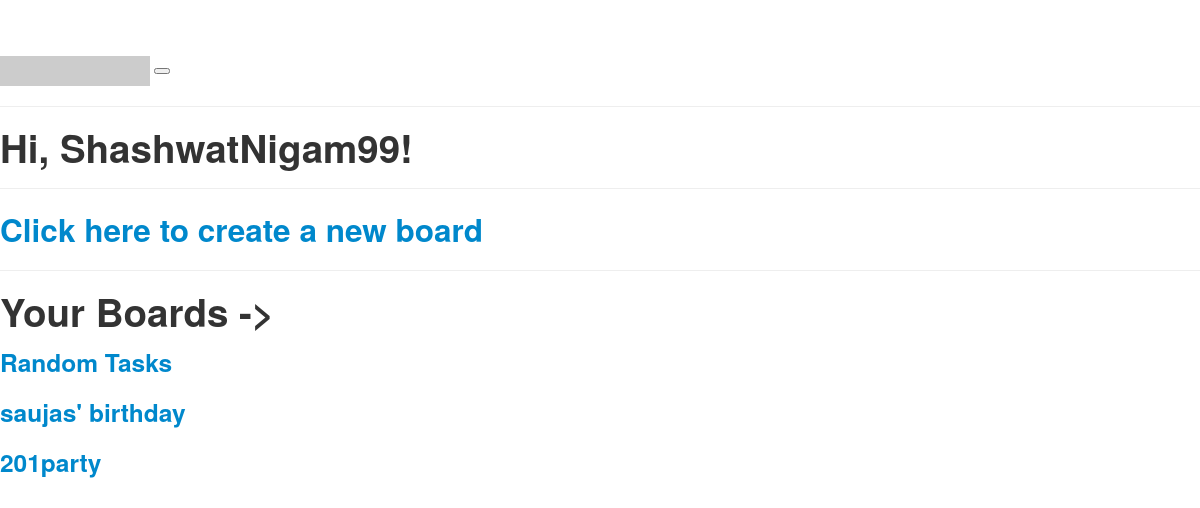
The app's page /index (signed in) with its own data.
### app/models.py (models this page shows, shortened)
class User(UserMixin, db.Model):
    id = db.Column(db.Integer, primary_key=True)
    name = db.Column(db.String(64), nullable=False)
    username = db.Column(db.String(64), index=True,
                         unique=True, nullable=False)
    password_hash = db.Column(db.String(128), nullable=False)
    email = db.Column(db.String(150), index=True, unique=True, nullable=False)
    about_me = db.Column(db.String(150))
    last_seen = db.Column(db.DateTime, default=datetime.utcnow)

class Board(db.Model):
    id = db.Column(db.Integer, primary_key=True)
    name = db.Column(db.String(50), nullable=False)
    lists = db.relationship('List', backref='board', lazy='dynamic')
    users = db.relationship('User', secondary=user_boards, backref='boards')

### app/routes.py (the view)
@app.route('/')
@app.route('/index')
@login_required
def index():
    return render_template('index.html', title='Home Page')

### app/models.py (called while the page is built)
@login.user_loader
def load_user(id):
    return User.query.get(int(id))

### app/routes.py (called while the page is built)
@app.before_request
def before_request():
    if current_user.is_authenticated:
        current_user.last_seen = datetime.utcnow()
        db.session.commit()

### app/templates/index.html
{% extends "base.html" %}
{% block content %}
  <h1>Hi, {{ current_user.username }}!</h1>
  <hr>
  <h2><a href="{{url_for('newboard')}}">Click here to create a new board</a></h2>
  <hr>
  <h1>Your Boards -></h1>
  {% for board in current_user.boards %}
  <p>
    <h3>
      <a href="{{ url_for('showboard',boardname = board.name) }}">{{board.name}}</a>
    </h3>
  </p>
  {% endfor %}
{% endblock %}

### app/static/css/logo-nav.css (style rules this page uses)
body { padding-top: 54px; }
@media (min-width: 992px) { body { padding-top: 56px; } }

### records on screen
User: username "ShashwatNigam99"
Board: name "Random Tasks"
Board: name "saujas' birthday"
Board: name "201party"
